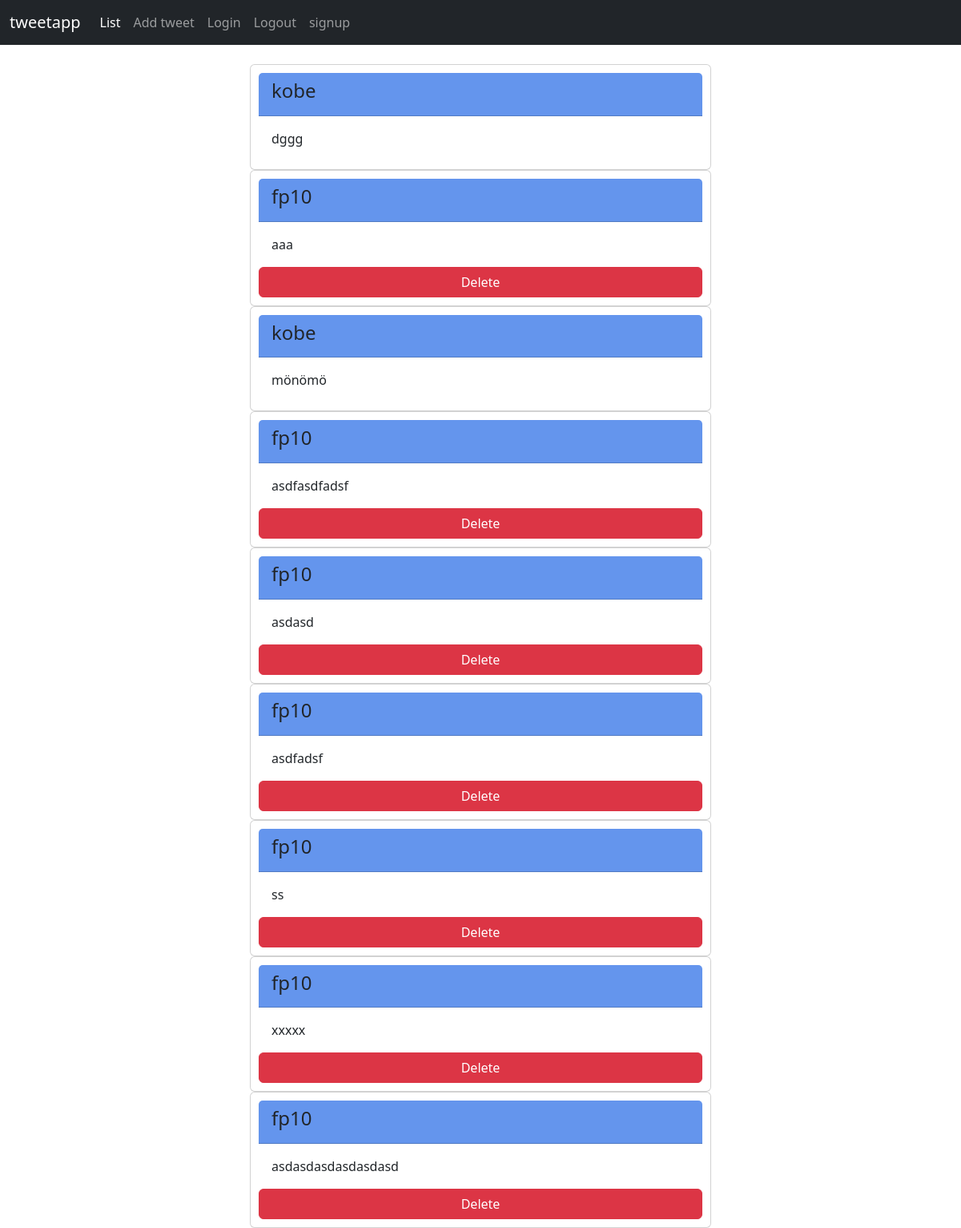
The app's page / (signed in) with its own data.
### tweetapp/models.py (models this page shows, shortened)
class Tweet(models.Model):
    username = models.ForeignKey(User, on_delete=models.CASCADE, null=True)
    tweet = models.CharField(max_length=150)

### tweetapp/views.py (the view)
# urls.py: path('', views.listtweet, name="listtweet"),
def listtweet(request):
    all_tweets = models.Tweet.objects.all()
    tweet_dict = {"tweets": all_tweets}
    return render(request, "tweetapp/listtweet.html", context=tweet_dict)

### tweetapp/templates/tweetapp/listtweet.html
{% extends 'base.html' %}
{% block content %}
{% if user.is_authenticated %}
<div class="container" style="width:50%;">
    {% for tweet in tweets %}
        <div class="card" style="padding: 10px;">
            <div class="card-header" style="background-color: cornflowerblue;">
                <h4> {{tweet.username}}</h4>
            </div>
                <div class="card-body">
                    <p class="card-text">{{tweet.tweet}}</p>
                </div>
                {% if tweet.username == user %}
                <a href="{% url 'tweetapp:deletetweet' id=tweet.id %}" class="btn btn-danger" >Delete</a>
                {% endif %}
        </div>
    {% endfor %}
{% else %}
<p>Please Login</p>
{% endif %}
</div>
{% endblock  %}

### templates/base.html (shortened to what this page needs)
{% load static %}
<!DOCTYPE html>
<html lang="en">
<head>
    <link href="https://cdn.jsdelivr.net/npm/bootstrap@5.3.0/dist/css/bootstrap.min.css" rel="stylesheet">
    <link rel="stylesheet" href="{% static 'tweetapp/customform.css' %}">
</head>
<body>
    <nav class="navbar navbar-expand-md navbar-dark bg-dark mb-4">
        <div class="container-fluid">
          <a class="navbar-brand" href="{% url 'tweetapp:listtweet' %}">tweetapp</a>
          <div class="collapse navbar-collapse" id="navbarCollapse">
            <ul class="navbar-nav me-auto mb-2 mb-md-0">
              <li class="nav-item">
                <a class="nav-link active" aria-current="page" href="{% url 'tweetapp:listtweet' %}">List</a>
              </li>
              <li class="nav-item">
                <a class="nav-link" href="{% url 'tweetapp:addtweet' %}">Add tweet</a>
              </li>
              <li class="nav-item">
                <a class="nav-link" href="{% url 'login' %}">Login</a>
              </li>
              <li class="nav-item">
                <a class="nav-link" href="{% url 'logout' %}?next=/">Logout</a>
              </li>
              <li class="nav-item">
                <a class="nav-link" href="{% url 'tweetapp:signup' %}">signup</a>
              </li>
            </ul>
          </div>
        </div>
      </nav>
    {% block content %}
    {% endblock  %}
</body>
</html>

### records on screen
Tweet: username "kobe", tweet "dggg"
Tweet: username "fp10", tweet "aaa", shows "Delete"
Tweet: username "kobe", tweet "mönömö"
Tweet: username "fp10", tweet "asdfasdfadsf", shows "Delete"
Tweet: username "fp10", tweet "asdasd", shows "Delete"
Tweet: username "fp10", tweet "asdfadsf", shows "Delete"
Tweet: username "fp10", tweet "ss", shows "Delete"
Tweet: username "fp10", tweet "xxxxx", shows "Delete"
Tweet: username "fp10", tweet "asdasdasdasdasdasd", shows "Delete"
